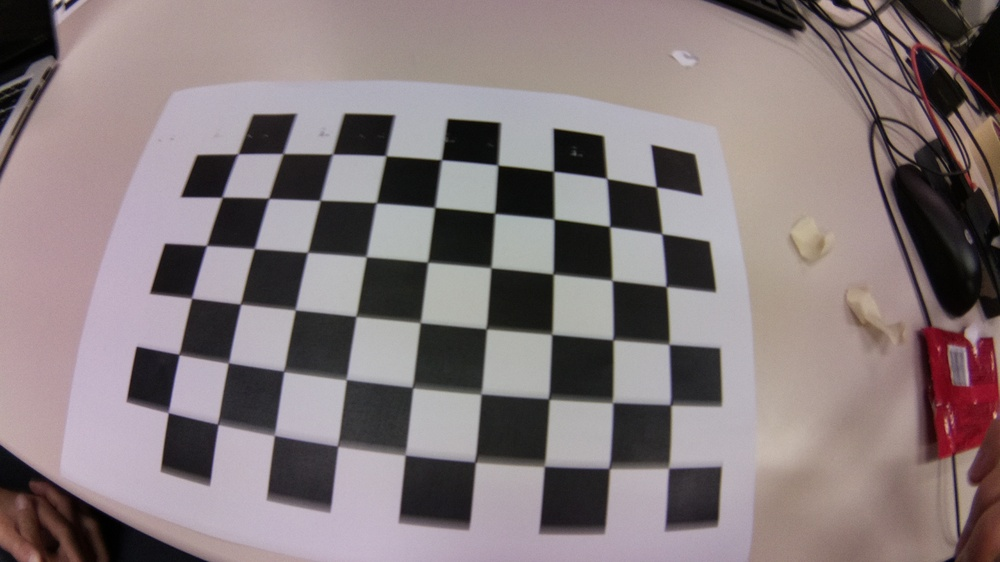
#> input picture programs/cylindrical_projection/calibration_images_close/foto0.jpg, 1000 x 562 px, shrunk from 1920 x 1080 before the run
$ python undistort.py
#> lines starting #> are read from the running program, lines starting #| are printed output that depends on the picture; after the words box and inside, x2 and y2 are one past the last pixel; in counts of white or black regions, pixels touching at a corner belong together
# Import required modules
import cv2
import numpy as np
import os
import glob

# values
CHECKERBOARD = (9, 6)
INPUT_IMAGE = "/Users/lars/Downloads/PenO3-CW4A1/programs/cylindrical_projection/sterio_vision/images/imageL0.png"
OUTPUT_IMAGE = "/Users/lars/Downloads/PenO3-CW4A1/programs/cylindrical_projection/undistorded_images/imageL0_und.png"

# stop the iteration when specified
# accuracy, epsilon, is reached or
# specified number of iterations are completed.
criteria = (cv2.TERM_CRITERIA_EPS +
            cv2.TERM_CRITERIA_MAX_ITER, 30, 0.001)

# Vector for 3D points
threedpoints = []

# Vector for 2D points
twodpoints = []

#  3D points real world coordinates
objectp3d = np.zeros((1, CHECKERBOARD[0]
                      * CHECKERBOARD[1],
                      3), np.float32)
objectp3d[0, :, :2] = np.mgrid[0:CHECKERBOARD[0],
                      0:CHECKERBOARD[1]].T.reshape(-1, 2)
prev_img_shape = None

# Extracting path of individual image stored
# in a given directory. Since no path is
# specified, it will take current directory
# jpg files alone
images = glob.glob('/Users/lars/Downloads/PenO3-CW4A1/programs/cylindrical_projection/calibration_images_close/*.jpg')
print(images)

for filename in images:
    image = cv2.imread(filename)
#> image is the input picture: shape (562, 1000, 3); mean B, G, R 123.5, 122, 133.9
    grayColor = cv2.cvtColor(image, cv2.COLOR_BGR2GRAY)
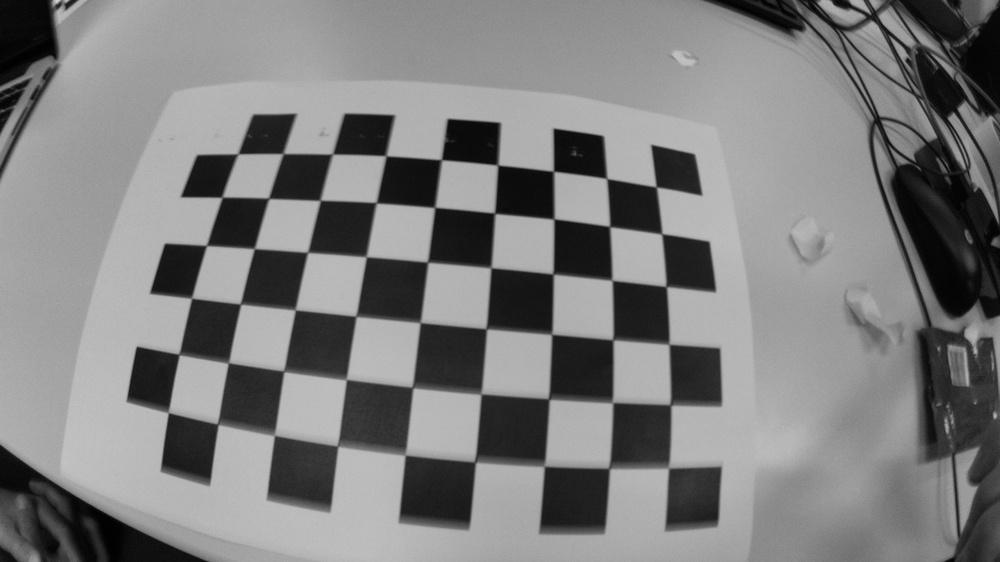
#> grayColor: shape (562, 1000); min 0, max 213, mean 125.7

    # Find the chess board corners
    # If desired number of corners are
    # found in the image then ret = true
    ret, corners = cv2.findChessboardCorners(
        grayColor, CHECKERBOARD,
        cv2.CALIB_CB_ADAPTIVE_THRESH
        + cv2.CALIB_CB_FAST_CHECK +
        cv2.CALIB_CB_NORMALIZE_IMAGE)
#> ret = True; corners = 54 rows, first 8: [668.5, 466.5], [609.5, 465.5], [544.5, 463.5], [475, 459.5], [405.5, 453.5], [337.7, 446.6], [274.4, 436], [218, 422.5]

    # If desired number of corners can be detected then,
    # refine the pixel coordinates and display
    # them on the images of checker board
    print(ret)
#| True
    if ret == True:
        threedpoints.append(objectp3d)

        # Refining pixel coordinates
        # for given 2d points.
        corners2 = cv2.cornerSubPix(
            grayColor, corners, (11, 11), (-1, -1), criteria)
#> corners2 = 54 rows, first 8: [668.6, 467.7], [609.1, 468.2], [544.2, 465.9], [475, 461.7], [405.2, 454.8], [337.6, 445.9], [274.3, 435.1], [217.7, 424]

        twodpoints.append(corners2)

        # Draw and display the corners
        image = cv2.drawChessboardCorners(image,
                                          CHECKERBOARD,
                                          corners2, ret)
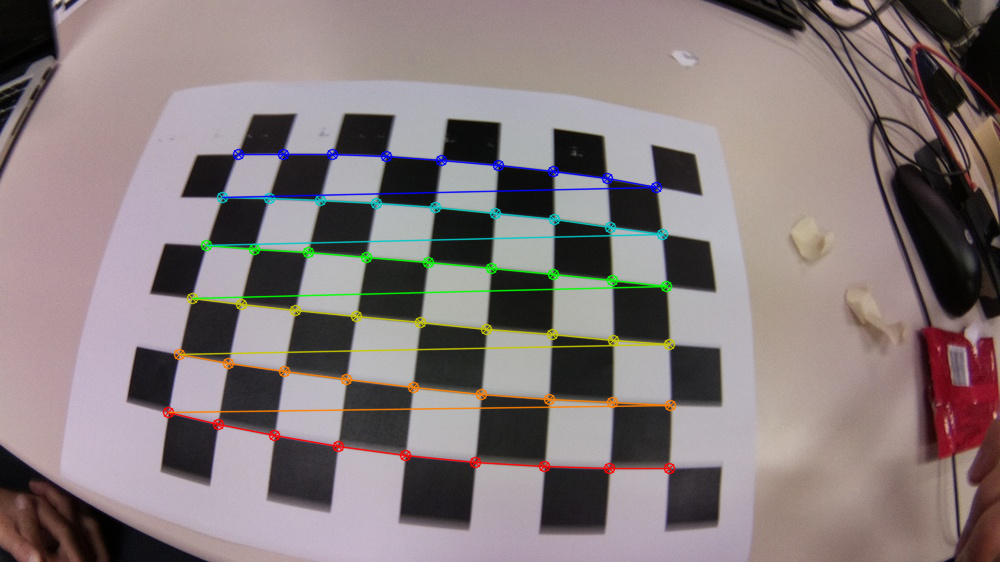
#> image: shape (562, 1000, 3); 3.48% of pixels changed, all inside (x1, y1, x2, y2) = (162, 148, 677, 475)

    cv2.imshow('img', image)
    cv2.waitKey(0)
#> pass 2 of the loop `for filename in images:`:
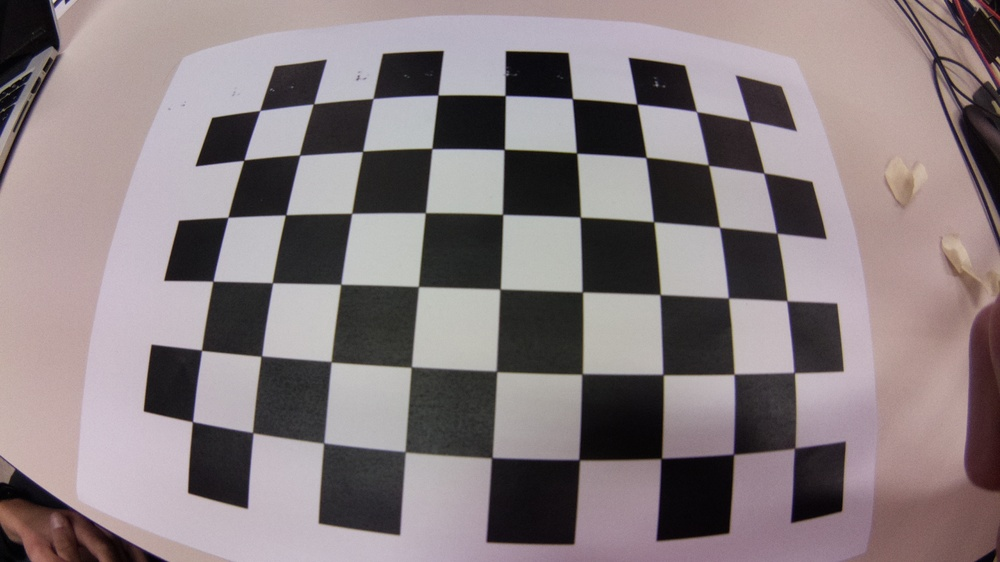
#> input picture programs/cylindrical_projection/calibration_images_close/foto11.jpg, 1000 x 562 px, shrunk from 1920 x 1080 before the run
#> image is the input picture: shape (562, 1000, 3); mean B, G, R 127.1, 124.8, 135.7
#> `grayColor = cv2.cvtColor(image, cv2.COLOR_BGR2GRAY)`:
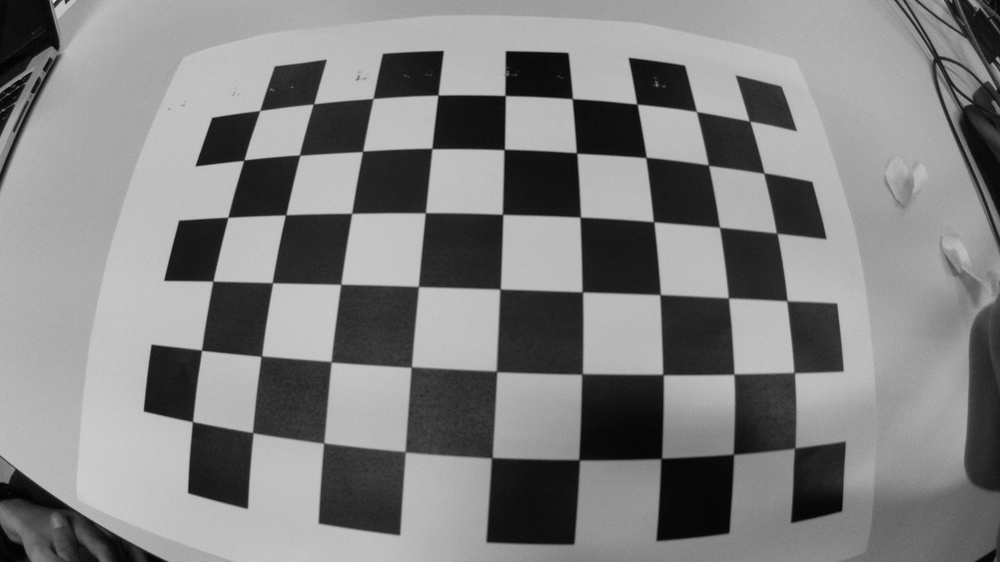
#> grayColor: shape (562, 1000); min 0, max 216, mean 128.3
#> corners = 54 rows, first 8: [795.1, 449.4], [733.2, 454.6], [661.3, 458.4], [579.2, 459.6], [492.6, 458.3], [404, 450.6], [324.7, 442], [253.7, 434]
#| True
#> corners2 = 54 rows, first 8: [794.7, 448.1], [733.4, 454.3], [661.2, 458.4], [579.1, 459.8], [491.7, 457.7], [405.2, 451.7], [323.7, 443], [252.7, 432.7]
#> `image = cv2.drawChessboardCorners(image, CHECKERBOARD, corners2, ret)`:
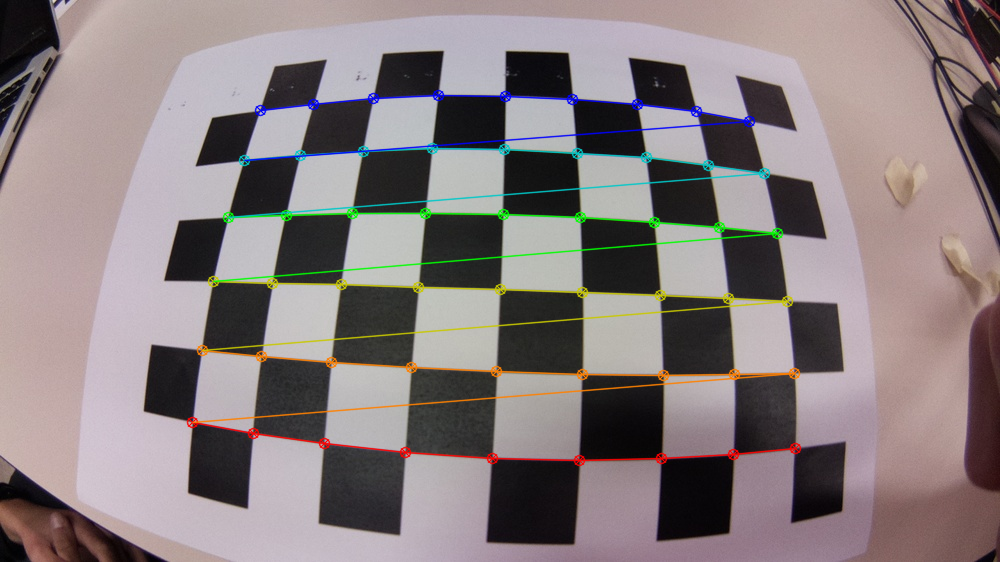
#> image: shape (562, 1000, 3); 3.95% of pixels changed, all inside (x1, y1, x2, y2) = (186, 89, 802, 467)
#> pass 3 of the loop `for filename in images:`:
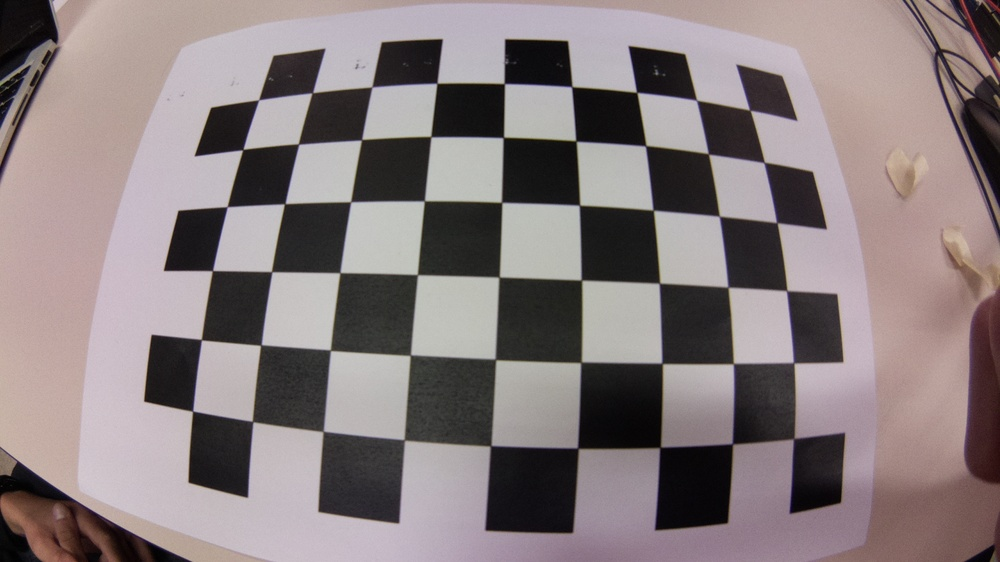
#> input picture programs/cylindrical_projection/calibration_images_close/foto12.jpg, 1000 x 562 px, shrunk from 1920 x 1080 before the run
#> image is the input picture: shape (562, 1000, 3); mean B, G, R 125.7, 124.6, 135.7
#> `grayColor = cv2.cvtColor(image, cv2.COLOR_BGR2GRAY)`:
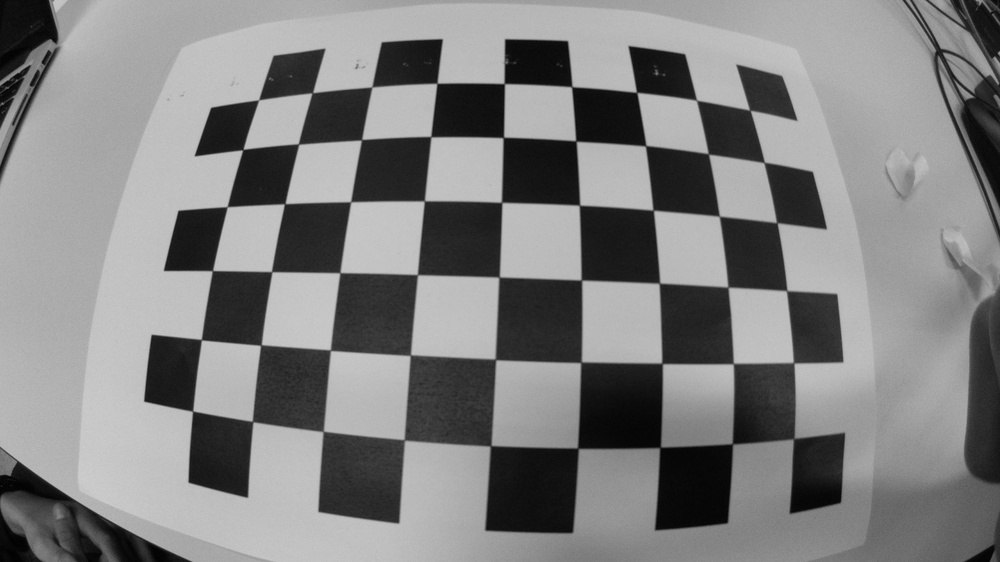
#> grayColor: shape (562, 1000); min 0, max 206, mean 128.1
#> corners = 54 rows, first 8: [794.2, 440], [732.1, 444.3], [659.9, 447.3], [578, 448], [491.2, 446.3], [403.4, 438.8], [324.5, 430.6], [251.6, 420.6]
#| True
#> corners2 = 54 rows, first 8: [793.8, 438.6], [732.4, 443.9], [660, 447.4], [577.8, 448.2], [490.6, 445.8], [404.3, 439.9], [323.2, 431.4], [252.6, 421.6]
#> `image = cv2.drawChessboardCorners(image, CHECKERBOARD, corners2, ret)`:
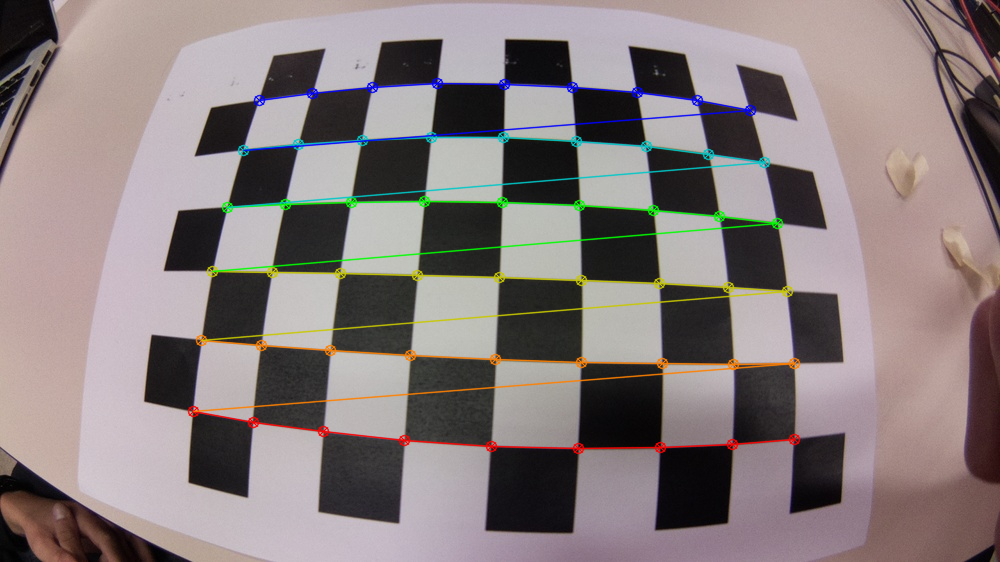
#> image: shape (562, 1000, 3); 3.95% of pixels changed, all inside (x1, y1, x2, y2) = (187, 77, 801, 455)

cv2.destroyAllWindows()

h, w = image.shape[:2]
#> h = 562; w = 1000

# Perform camera calibration by
# passing the value of above found out 3D points (threedpoints)
# and its corresponding pixel coordinates of the
# detected corners (twodpoints)
ret, mtx, dist, rvecs, tvecs = cv2.calibrateCamera(
    threedpoints, twodpoints, grayColor.shape[::-1], None, None)
#> ret = 0.665; mtx = [[619.4, 0, 452], [0, 625.2, 278.1], [0, 0, 1]]; dist = [[-0.638, 0.708, 0.017, 0.0043, -0.505]]; rvecs = ([-0.00296, -0.64, -2.98], [-0.177, -0.553, -3.04], [-0.181, -0.509, -3.05]); tvecs = ([3.32, 2.84, 8.38], [4.41, 2.11, 6.23], [4.4, 1.99, 6.26])

img = cv2.imread(INPUT_IMAGE)
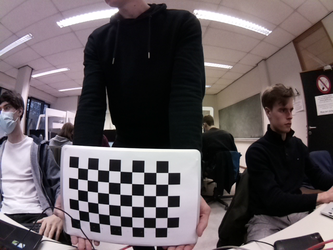
#> input picture programs/cylindrical_projection/sterio_vision/images/imageL0.png, 333 x 250 px, shrunk from 640 x 480 before the run, found by its file name
#> img is the input picture: shape (250, 333, 3); mean B, G, R 93.2, 89.3, 98.2
h,  w = img.shape[:2]
#> h = 250; w = 333
newcameramtx, roi = cv2.getOptimalNewCameraMatrix(mtx, dist, (w,h), 1, (w,h))
#> newcameramtx = [[64.3, 0, 344.8], [0, 46.79, 251.2], [0, 0, 1]]; roi = (298, 230, 32, 17)

# undistort
dst = cv2.undistort(img, mtx, dist, None, newcameramtx)
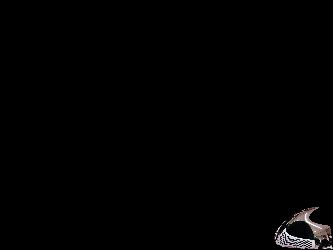
#> dst: shape (250, 333, 3); mean B, G, R 1.7, 1.7, 1.8
# crop the image
x, y, w, h = roi
#> x = 298; y = 230; w = 32; h = 17
dst = dst[y:y+h, x:x+w]
cv2.imwrite(OUTPUT_IMAGE, dst)
